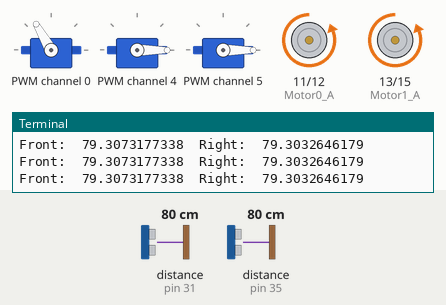
Simulated run of this program. Board: Raspberry Pi (header pin numbers). On the bench: 3 × servo, motor-driver pin pairs drawn as motors (green arrow = first pin HIGH = forward, orange = second pin HIGH = backward, longer = more drive), the last lines printed to the terminal. The inputs (shaded band) are chosen by the test bench; at power-on: distance to the obstacle (sensors on pin 31, pin 35) 80 cm. The echo pulse lasts 58.3 µs per cm; system figures (address, load, memory, disk, uptime) are fixed made-up values; servo angles are drawn from the pulse width (0.5 ms = 0°, 2.5 ms = 180°); files that are not in the repository are absent; the clock reads 2024-03-15 10:24:30 at power-on unless the program sets it; library files of the repository ran but are not shown: __init__.py, PCA9685.py. At 8.6 s the program stops and its outputs stay as they are.

Above: at 4.0 s.
5.1 s: distance to the obstacle (sensor on pin 31) set to 2 cm
At 6.0 s:
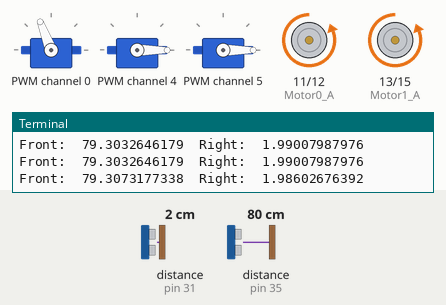
8.1 s: distance to the obstacle (sensor on pin 35) set to 2 cm
At 9.4 s:
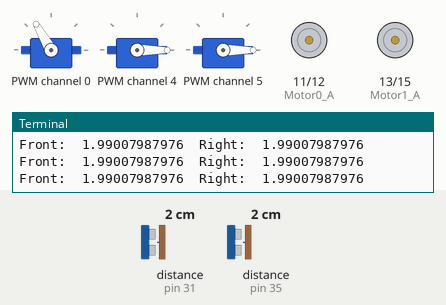
Timing chart, 0 to 10.1 s (numbered marks = the images above; inputs shaded):
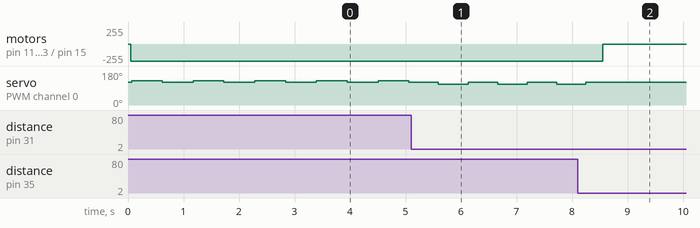

Measured:
- after the input at 8.1 s, motor on pin 11 (Motor0_A) / pin 12 (Motor0_B), motor on pin 13 (Motor1_A) / pin 15 (Motor1_B): backward 255/255 → stopped after 0.45 s; servo on PWM channel 0: goes on until 8.2 s, then stays 120°
- by itself, servo on PWM channel 0: alternates 120° for 0.53 s and 111° for 0.53 s

The program:

hugwall.py
```python
import RPi.GPIO as GPIO
from car import Car
import time

GPIO.setmode(GPIO.BOARD)  # set gpio mode.  can only be done onces so it's here

car = Car() # create car instance in debug mode
car.forward(35) # tell the car to drive foreward at 35 speed

stop = 0
reset = 0
count = 0

while (stop < 4):
    # Get the cars current position
    forward = car.getFront()
    right = car.getRight()

    print "Front: ", forward, " Right: ", right

    # Should the car stop
    if (forward < 60):
        stop = stop + 1
    else:
        stop = 0

    # Correct cars course
    if count % 5 == 0:
        if reset:
            car.turn(0)
            reset = 0
        else:
            if (right > 30):
                car.turn(25)
            else:
                car.turn(-25)
            reset = 1

    count = count + 1
    time.sleep(0.1)

car.turn(0)
car.stop()
GPIO.cleanup()
```

car.py
```python
#!/usr/bin/env python
import RPi.GPIO as GPIO
import time

# Car
from stearing import Stearing
from drive import Drive
#from display import Display

# Sensors
#from gamma import Gamma
from location import Location
#from temperature import Temperature

# This class pretty much just puts all the cars controllers into a single
# component
class Car:
    def __init__(self):
        self.stearing = Stearing()
        self.drive = Drive()

        self.location = Location(3)
        #self.temp = Temperature()
        #self.gamma = Gamma()
        #self.display = Display()

    def getPosition(self):
        return self.location.getLocation()

    def getFront(self):
        return self.location.getFront()

    def getRight(self):
        return self.location.getRight()

    def forward(self, speed):
	print "Forward"
        self.drive.forward(speed)

    def stop(self):
        self.drive.stop()

    def reverse(self, speed):
        self.drive.backward(speed)

    def turn(self, angle):
        self.stearing.turn(angle)


#motor.forward()
#time.sleep(3)
#motor.stop()

#while True:
#			motor.forward()
#			motor.backward()
#			car_dir.turn_left()
#			car_dir.turn_right()
#			car_dir.home()
#			motor.ctrl(0)
#			temp = cpu_temp.read()
#			numLen = len(data) - len('speed')
#			if numLen == 1 or numLen == 2 or numLen == 3:
#				tmp = data[-numLen:]
#				print 'tmp(str) = %s' % tmp
#				spd = int(tmp)
#				print 'spd(int) = %d' % spd
#				if spd < 24:
#					spd = 24
#				motor.setSpeed(spd)
#			angle = data.split('=')[1]
#			try:
#				angle = int(angle)
#				car_dir.turn(angle)
#			spd = data[8:]
#			try:
#				spd = int(spd)
#				motor.forward(spd)
#                       spd = data.split('=')[1]
#			try:
#				spd = int(spd)
#	                        motor.backward(spd)
```

stearing.py
```python
from lib import car_dir

class Stearing:
    def __init__(self):
        car_dir.setup()
        car_dir.home()

    def turn(self, angle):
        if angle > 50 or angle < -50:
	    print "Fuck off"
            return

        car_dir.turn(450 + angle)
```

drive.py
```python
from lib import motor

class Drive:
    def __init__(self):
        motor.setup()

    def forward(self, speed = 50):
	motor.forwardWithSpeed(speed)

    def stop(self):
        motor.stop()

    def reverse(self, speed = 50):
	motor.backwardWithSpeed(speed)
```

location.py
```python
from ping import Ping

# this class combines all of the cars ping sensors into a single component.
# will return a dict with front, right, left, and back measurements and a shift
# amount that gives you the delta of the right measurement between this and the
# lookup
class Location:
    def __init__(self, sample):
        self.sample = sample

        self.front = Ping(33, 35)
        self.right = Ping(29, 31)
        #self.back = Ping(38, 40)
        #self.left = Ping(16, 18)
	self.previous = { 'right': -1 }

    def getLocation(self):
        right = self.right.measure(self.sample)
        shift = right - self.previous['right'] if self.previous['right'] > -1 else 0

        self.previous = {
            'front': self.front.measure(self.sample),
            'right': right,
            'shift': shift
        }

        return self.previous

    def getFront(self):
        return self.front.measure(1)

    def getRight(self):
        return self.right.measure(1)
```

car_dir.py
```python
#!/usr/bin/env python
import PCA9685 as servo
import time                # Import necessary modules

def Map(x, in_min, in_max, out_min, out_max):
	return (x - in_min) * (out_max - out_min) / (in_max - in_min) + out_min

def setup():
	global leftPWM, rightPWM, homePWM, pwm
	leftPWM = 400
	homePWM = 450
	rightPWM = 500
	offset =0
	try:
		for line in open('config'):
			if line[0:8] == 'offset =':
				offset = int(line[9:-1])
	except:
		print 'config error'
	leftPWM += offset
	homePWM += offset
	rightPWM += offset
	pwm = servo.PWM()         # Initialize the servo controller.
	pwm.set_frequency(60)

# ==========================================================================================
# Control the servo connected to channel 0 of the servo control board, so as to make the
# car turn left.
# ==========================================================================================
def turn_left():
	global leftPWM
	pwm.set_value(0, 0, leftPWM)  # CH0

# ==========================================================================================
# Make the car turn right.
# ==========================================================================================
def turn_right():
	global rightPWM
	pwm.set_value(0, 0, rightPWM)

# ==========================================================================================
# Make the car turn back.
# ==========================================================================================

def turn(angle):
	pwm.set_value(0, 0, angle)

def home():
	global homePWM
	pwm.set_value(0, 0, homePWM)

def calibrate(x):
	pwm.set_value(0, 0, 450+x)

def test():
	while True:
		turn_left()
		time.sleep(1)
		home()
		time.sleep(1)
		turn_right()
		time.sleep(1)
		home()

if __name__ == '__main__':
	setup()
	home()
```

motor.py
```python
#!/usr/bin/env python
import RPi.GPIO as GPIO
import PCA9685 as pwm
import time    # Import necessary modules

# ===========================================================================
# Raspberry Pi pin11, 12, 13 and 15 to realize the clockwise/counterclockwise
# rotation and forward and backward movements
# ===========================================================================
Motor0_A = 11  # pin11
Motor0_B = 12  # pin12
Motor1_A = 13  # pin13
Motor1_B = 15  # pin15

# ===========================================================================
# Set channel 4 and 5 of the servo driver IC to generate PWM, thus
# controlling the speed of the car
# ===========================================================================
EN_M0    = 4  # servo driver IC CH4
EN_M1    = 5  # servo driver IC CH5

pins = [Motor0_A, Motor0_B, Motor1_A, Motor1_B]

p = pwm.PWM()
p.set_frequency(60)

# ===========================================================================
# Adjust the duty cycle of the square waves output from channel 4 and 5 of
# the servo driver IC, so as to control the speed of the car.
# ===========================================================================
def setSpeed(speed):
	speed *= 40
	print 'speed is: ', speed
	p.set_value(EN_M0, 0, speed)
	p.set_value(EN_M1, 0, speed)

def setup():
	global forward0, forward1, backward1, backward0
	forward0 = 'True'
	forward1 = 'True'
	GPIO.setwarnings(False)
	GPIO.setmode(GPIO.BOARD)        # Number GPIOs by its physical location
	try:
		for line in open("config"):
			if line[0:8] == "forward0":
				forward0 = line[11:-1]
			if line[0:8] == "forward1":
				forward1 = line[11:-1]
	except:
		pass
	if forward0 == 'True':
		backward0 = 'False'
	elif forward0 == 'False':
		backward0 = 'True'
	if forward1 == 'True':
		backward1 = 'False'
	elif forward1 == 'False':
		backward1 = 'True'
	for pin in pins:
		GPIO.setup(pin, GPIO.OUT)   # Set all pins' mode as output

# ===========================================================================
# Control the DC motor to make it rotate clockwise, so the car will
# move forward.
# ===========================================================================

def motor0(x):
	if x == 'True':
		GPIO.output(Motor0_A, GPIO.LOW)
		GPIO.output(Motor0_B, GPIO.HIGH)
	elif x == 'False':
		GPIO.output(Motor0_A, GPIO.HIGH)
		GPIO.output(Motor0_B, GPIO.LOW)
	else:
		print 'Config Error'

def motor1(x):
	if x == 'True':
		GPIO.output(Motor1_A, GPIO.LOW)
		GPIO.output(Motor1_B, GPIO.HIGH)
	elif x == 'False':
		GPIO.output(Motor1_A, GPIO.HIGH)
		GPIO.output(Motor1_B, GPIO.LOW)

def forward():
	motor0(forward0)
	motor1(forward1)

def backward():
	motor0(backward0)
	motor1(backward1)

def forwardWithSpeed(spd = 50):
	setSpeed(spd)
	motor0(forward0)
	motor1(forward1)

def backwardWithSpeed(spd = 50):
	setSpeed(spd)
	motor0(backward0)
	motor1(backward1)

def stop():
	for pin in pins:
		GPIO.output(pin, GPIO.LOW)

# ===========================================================================
# The first parameter(status) is to control the state of the car, to make it
# stop or run. The parameter(direction) is to control the car's direction
# (move forward or backward).
# ===========================================================================
def ctrl(status, direction=1):
	if status == 1:   # Run
		if direction == 1:     # Forward
			forward()
		elif direction == -1:  # Backward
			backward()
		else:
			print 'Argument error! direction must be 1 or -1.'
	elif status == 0: # Stop
		stop()
	else:
		print 'Argument error! status must be 0 or 1.'

def test():
	while True:
		setup()
		ctrl(1)
		time.sleep(3)
		setSpeed(10)
		time.sleep(3)
		setSpeed(100)
		time.sleep(3)
		ctrl(0)

if __name__ == '__main__':
	setup()
	setSpeed(50)
	#forward()
	#backward()
	stop()
```

ping.py
```python
import RPi.GPIO as GPIO
import time

class Ping:
    def __init__(self, trig, echo):
        self.trig = trig
        self.echo = echo

        GPIO.setup(trig, GPIO.OUT)
        GPIO.setup(echo, GPIO.IN)

    def read(self):
        GPIO.output(self.trig, 0)
        time.sleep(0.000002)

        GPIO.output(self.trig, 1)
        time.sleep(0.00001)
        GPIO.output(self.trig, 0)

        while GPIO.input(self.echo) == 0:
        	a = 0
        time1 = time.time()
        while GPIO.input(self.echo) == 1:
        	a = 1
        time2 = time.time()

        during = time2 - time1
        return during * 340 / 2 * 100

    def measure(self, sample):
        sum = 0

        for val in range(sample):
            sum = sum + self.read()

        return sum / sample
```
